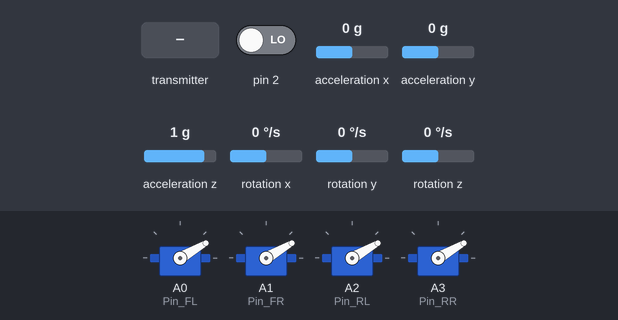
Bench run of a sketch on a simulated Arduino Uno, built with avr-gcc and run on an emulated ATmega328P. On the bench: 4 × servo. Inputs (shaded band) come from the test bench; at power-on: acceleration x 0 g, acceleration y 0 g, acceleration z 1 g, pin 2 LOW, rotation x 0 °/s, rotation y 0 °/s, rotation z 0 °/s. The sensor or clock chip raises its interrupt line as the real part does; no radio packets arrive unless stated.

Above: at 4.8 s.
4.9 s: the transmitter starts sending Joystick.3 = 64
At 5.5 s:
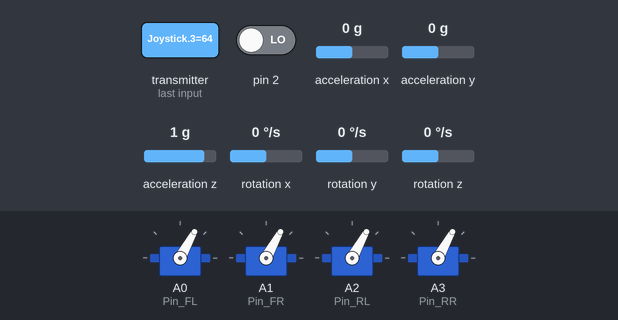
6.4 s: acceleration x set to -1.4 g
At 7.6 s:
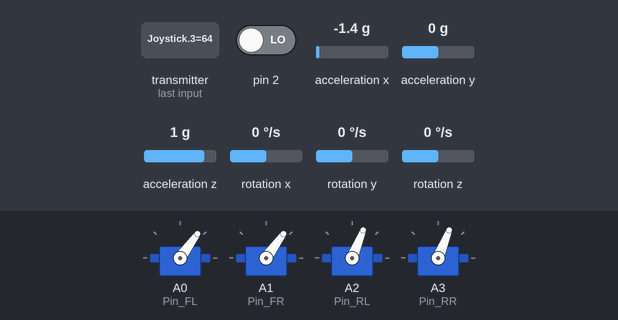
7.9 s: acceleration y set to -1.4 g
At 8.5 s:
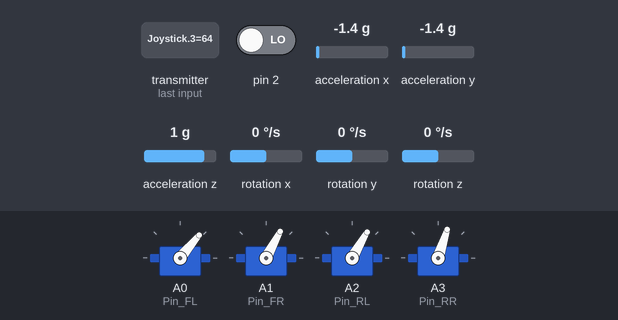
9.4 s: acceleration z set to -1.4 g
At 10.6 s:
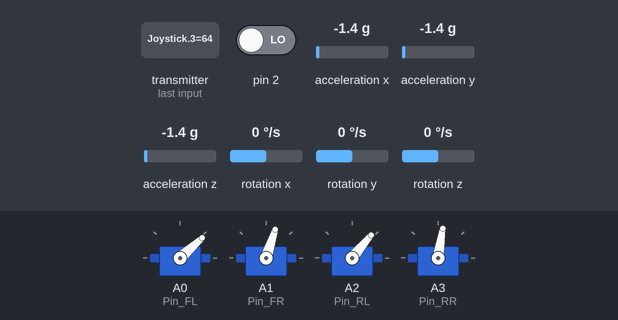
10.9 s: the transmitter starts sending Joystick.3 = 128
At 11.6 s:
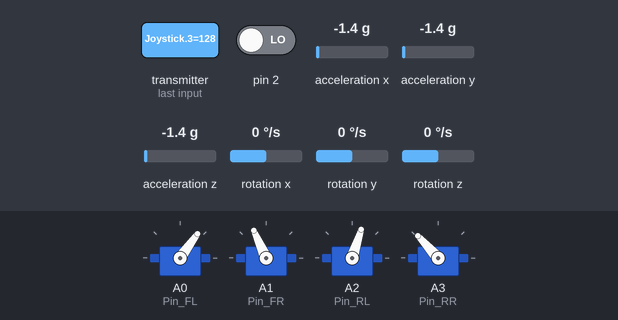
12.4 s: the transmitter starts sending Joystick.3 = 255
At 13.8 s:
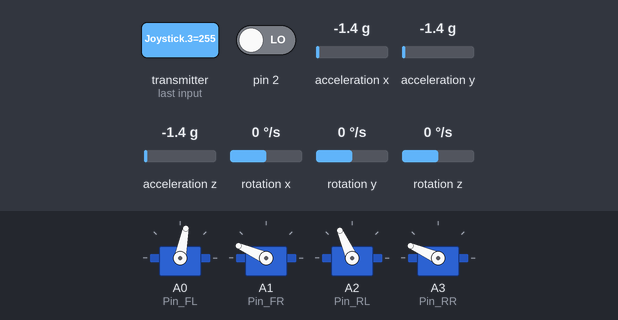
Timing chart, 0 to 14.9 s (numbered marks = the images above; inputs shaded):
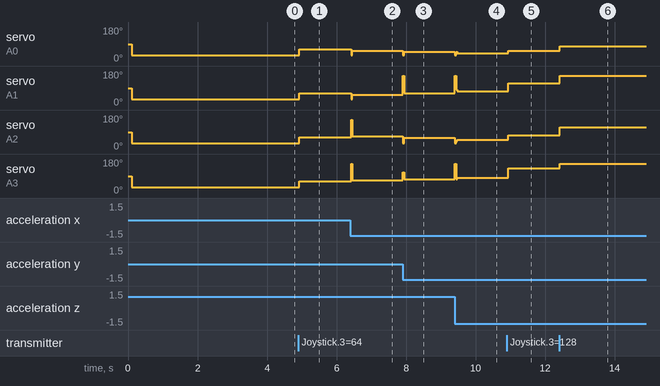

The sketch:

Quadcopter.ino
```cpp
#include <Arduino.h>
#include <SPI.h>
#include <RF24_config.h>
#include <RF24.h>
#include <nRF24L01.h>
#include <PID_v1.h>
#include <Servo.h>

#include <I2Cdev.h>
#if I2CDEV_IMPLEMENTATION == I2CDEV_ARDUINO_WIRE
  #include <Wire.h>
#endif

#include "MPU6050_6Axis_MotionApps20.h"
#include "Propeller.h"

#define PI 3.141592
#define RAD2DEG( Rads ) Rads * ( 180.0 / PI )
#define DEG2RAD( Degs ) ( PI / 180.0 ) * Degs

//#define DEBUG
//#define DEBUG_ANGLES
//#define DEBUG_THROTTLE
//#define DEBUG_JOYSTICKS
//#define ESC_CALIBRATION

#ifdef DEBUG
	#define DEBUG_PRINT(x) Serial.print(x)
	#define DEBUG_PRINTLN(x) Serial.println(x)
#else
	#define DEBUG_PRINT(x)
	#define DEBUG_PRINTLN(x)
#endif

#define Pin_FL A0
#define Pin_FR A1
#define Pin_RL A2
#define Pin_RR A3

#define CE_PIN  9
#define CSN_PIN 10

double Pitch, Yaw, Roll;
double Throttle_Pitch, Throttle_Yaw, Throttle_Roll;
double SetPoint_Pitch = 0.0, SetPoint_Yaw = 0.0, SetPoint_Roll = 0.0;

#define PITCH_P 0.225
#define PITCH_I 0.0
#define PITCH_D 0.1

#define ROLL_P 0.2
#define ROLL_I 0.0
#define ROLL_D 0.06

#define YAW_P 0.25
#define YAW_I 0
#define YAW_D 0

#define PITCH_MAX DEG2RAD( 10.0 )
#define PITCH_MIN DEG2RAD( -10.0 )

#define ROLL_MAX DEG2RAD( 10.0 )
#define ROLL_MIN DEG2RAD( -10.0 )

#define YAW_MAX DEG2RAD( 180.0 )
#define YAW_MIN DEG2RAD( -180.0 )
#define YAW_INFLUENCE 0

PID PID_Pitch( &Pitch, &Throttle_Pitch, &SetPoint_Pitch, PITCH_P, PITCH_I, PITCH_D, REVERSE );
PID PID_Roll( &Roll, &Throttle_Roll, &SetPoint_Roll, ROLL_P, ROLL_I, ROLL_D, REVERSE );
PID PID_Yaw( &Yaw, &Throttle_Yaw, &SetPoint_Yaw, YAW_P, YAW_I, YAW_D, REVERSE );

#define PIDCount 3
PID PIDs[ PIDCount ] = { PID_Pitch, PID_Roll, PID_Yaw };

RF24 Radio( CE_PIN, CSN_PIN );
#define RADIO_PIPE 0xABCDABCD71LL

// [ 1, 2 ] [ 3, 4 ] = Left stick, right stick.
byte Joystick[ 4 ];
float Joystick_Float[ 4 ];

#define CORRECTION_MAX 1.0
#define ESC_MAX 1.0
#define ESC_ARM_DELAY 3000
#define THROTTLE_MIN 0.1

long LastRadioLoss;
#define RadioLossPeriod 500

float tFL, tFR, tRL, tRR;
Propeller FL, FR, RL, RR;

MPU6050 mpu;
bool dmpReady;				// set true if DMP init was successful
uint8_t mpuIntStatus;		// holds actual interrupt status byte from MPU
uint8_t devStatus;			// return status after each device operation (0 = success, !0 = error)
uint16_t packetSize;		// expected DMP packet size (default is 42 bytes)
uint16_t fifoCount;			// count of all bytes currently in FIFO
uint8_t fifoBuffer[ 64 ];	// FIFO storage buffer

Quaternion q;				// [w, x, y, z]         quaternion container
VectorFloat gravity;		// [x, y, z]            gravity vector
float ypr[ 3 ];				// [yaw, pitch, roll]   yaw/pitch/roll container and gravity vector

volatile bool mpuInterrupt = false;     // indicates whether MPU interrupt pin has gone high
void dmpDataReady( )
{
  mpuInterrupt = true;
}

void init_Propellers( void );
void init_Radio( void );
void init_PIDs( void );
void init_MPU( void );
void HandleRadio( void );
void SetGyroValues( void );
void UpdatePIDs( void );

void setup( )
{

#ifdef DEBUG
	Serial.begin( 115200 );
	delay( 2000 );
#endif

	DEBUG_PRINTLN( "Props" );
	init_Propellers( );

	DEBUG_PRINTLN( "Radio" );
	init_Radio( );

	DEBUG_PRINTLN( "PID" );
	init_PIDs( );

	DEBUG_PRINTLN( "Gyro" );
	init_MPU( );

	DEBUG_PRINTLN( "Done" );
}

void loop( )
{
	HandleRadio( );
	SetGyroValues( );
	UpdatePIDs( );
}

void UpdateThrottles( void )
{
	float Throttle = Joystick_Float[ 3 ];

	DEBUG_PRINTLN( Throttle_Pitch );
	DEBUG_PRINTLN( Throttle_Yaw );
	DEBUG_PRINTLN( Throttle_Roll );

	float vCW = ( 1.0 - Throttle_Yaw * YAW_INFLUENCE ) * Throttle;
	float vCCW = ( 1.0 + Throttle_Yaw * YAW_INFLUENCE ) * Throttle;

#ifdef DEBUG_THROTTLE
	DEBUG_PRINT( "CW:\t" );
	DEBUG_PRINTLN( vCW );
	DEBUG_PRINT( "CCW:\t" );
	DEBUG_PRINTLN( vCCW );
#endif

	tFL = ( 1.0 + ( Throttle_Pitch + Throttle_Roll ) ) * vCW;
	tRR = ( 1.0 + ( -Throttle_Pitch - Throttle_Roll ) ) * vCW;

	tFR = ( 1.0 + ( Throttle_Pitch - Throttle_Roll ) ) * vCCW;
	tRL = ( 1.0 + ( -Throttle_Pitch + Throttle_Roll ) ) * vCCW;

	FL.SetThrottle( byte( constrain( tFL, 0.0, 1.0 ) * 255 ) );
	FR.SetThrottle( byte( constrain( tFR, 0.0, 1.0 ) * 255 ) );
	RL.SetThrottle( byte( constrain( tRL, 0.0, 1.0 ) * 255 ) );
	RR.SetThrottle( byte( constrain( tRR, 0.0, 1.0 ) * 255 ) );
#ifdef DEBUG_THROTTLE
	Serial.print( "FL: " );
	Serial.println( byte( constrain( tFL, 0.0, 1.0 ) * 255 ) );
	Serial.print( "FR: " );
	Serial.println( byte( constrain( tFR, 0.0, 1.0 ) * 255 ) );
	Serial.print( "RL: " );
	Serial.println( byte( constrain( tRL, 0.0, 1.0 ) * 255 ) );
	Serial.print( "RR: " );
	Serial.println( byte( constrain( tRR, 0.0, 1.0 ) * 255 ) );
	Serial.println( );
#endif
}

void UpdatePIDs( )
{
	if ( Joystick_Float[ 3 ] <= THROTTLE_MIN )
	{
		FL.SetThrottle( 0 );
		FR.SetThrottle( 0 );
		RL.SetThrottle( 0 );
		RR.SetThrottle( 0 );
		return;
	}
	bool Change = false;
	for ( int Q = 0; Q < PIDCount; Q++ )
		Change = PIDs[ Q ].Compute( ) || Change;

	if ( Change )
		UpdateThrottles( );
}

void HandleRadio( void )
{
	bool Available = Radio.available( );
	if ( !Available && millis( ) - LastRadioLoss >= RadioLossPeriod )
	{
		for ( int Q = 0; Q < 4; Q++ )
			Joystick_Float[ Q ] = 0.0;

#ifdef DEBUG_JOYSTICKS
		Serial.println( "No radio available." );
#endif
		return;
	}

	while ( Available )
	{
		Radio.read( Joystick, sizeof( Joystick ) );
		for ( int Q = 0; Q < 4; Q++ )
			Joystick_Float[ Q ] = float( Joystick[ Q ] / 255.0 );

		Available = Radio.available( );
	}
	LastRadioLoss = millis( );


#ifdef DEBUG_JOYSTICKS
	Serial.print( "X = " );
	Serial.print( Joystick_Float[ 0 ] );
	Serial.print( " Y = " );
	Serial.println( Joystick_Float[ 1 ] );

	Serial.print( "X2 = " );
	Serial.print( Joystick_Float[ 2 ] );
	Serial.print( " Y2 = " );
	Serial.println( Joystick_Float[ 3 ] );
#endif
}

void SetGyroValues( void )
{
	// if programming failed, don't try to do anything
  if ( !dmpReady ) return;

  // wait for MPU interrupt or extra packet(s) available
  while ( !mpuInterrupt && fifoCount < packetSize )
  {
    // other program behavior stuff here
    // .
    // .
    // .
    // if you are really paranoid you can frequently test in between other
    // stuff to see if mpuInterrupt is true, and if so, "break;" from the
    // while() loop to immediately process the MPU data
    // .
    // .
    // .
  }

  // reset interrupt flag and get INT_STATUS byte
  mpuInterrupt = false;
  mpuIntStatus = mpu.getIntStatus( );

  // get current FIFO count
  fifoCount = mpu.getFIFOCount( );
  // check for overflow (this should never happen unless our code is too inefficient)
  if ( ( mpuIntStatus & 0x10 ) || fifoCount == 1024 )
  {
    // reset so we can continue cleanly
    mpu.resetFIFO( );
	  DEBUG_PRINTLN( F( "FIFO overflow!" ) );

    // otherwise, check for DMP data ready interrupt (this should happen frequently)
  }
  else if ( mpuIntStatus & 0x02 )
  {
    // wait for correct available data length, should be a VERY short wait
    while ( fifoCount < packetSize ) fifoCount = mpu.getFIFOCount( );

    // read a packet from FIFO
    mpu.getFIFOBytes( fifoBuffer, packetSize );

    // track FIFO count here in case there is > 1 packet available
    // (this lets us immediately read more without waiting for an interrupt)
    fifoCount -= packetSize;
    mpu.dmpGetQuaternion( &q, fifoBuffer );
    mpu.dmpGetGravity( &gravity, &q );
    mpu.dmpGetYawPitchRoll( ypr, &q, &gravity );
  }

	Yaw = double( ypr[ 0 ] );
	Pitch = double( ypr[ 1 ] );
	Roll = double( ypr[ 2 ] );

#ifdef DEBUG_ANGLES
	Serial.print( "Pitch: Rad: " );
	Serial.print( Pitch );
	Serial.print( ", Deg: " );
	Serial.println( RAD2DEG( Pitch ) );

	Serial.print( "Yaw: Rad: " );
	Serial.print( Yaw );
	Serial.print( ", Deg: " );
	Serial.println( RAD2DEG( Yaw ) );

	Serial.print( "Roll: Rad: " );
	Serial.print( Roll );
	Serial.print( ", Deg: " );
	Serial.println( RAD2DEG( Roll ) );
	Serial.println( );
#endif
}

void init_MPU( void )
{
  dmpReady = false;
  // join I2C bus (I2Cdev library doesn't do this automatically)
  #if I2CDEV_IMPLEMENTATION == I2CDEV_ARDUINO_WIRE
    Wire.begin( );
    TWBR = 24; // 400kHz I2C clock (200kHz if CPU is 8MHz)
  #elif I2CDEV_IMPLEMENTATION == I2CDEV_BUILTIN_FASTWIRE
    Fastwire::setup( 400, true );
  #endif


	DEBUG_PRINTLN( "Passed #if" );
    mpu.initialize( );
	DEBUG_PRINTLN( "Passed mpu initialize" );
    devStatus = mpu.dmpInitialize( );
	DEBUG_PRINTLN( "Passed devstatus" );

    // supply your own gyro offsets here, scaled for min sensitivity
    mpu.setXGyroOffset( 0 );
    mpu.setYGyroOffset( 0 );
    mpu.setZGyroOffset( 0 );
    mpu.setZAccelOffset( 1688 ); // 1688 factory default for my test chip

	DEBUG_PRINTLN( "Passed offsets" );
    // make sure it worked (returns 0 if so)
    if ( devStatus == 0 )
    {
      mpu.setDMPEnabled( true );

      attachInterrupt( 0, dmpDataReady, RISING );
      mpuIntStatus = mpu.getIntStatus( );

      dmpReady = true;
      packetSize = mpu.dmpGetFIFOPacketSize( );
	    DEBUG_PRINTLN( "Passed dev status check" );
    }
}

void init_ESCs( void )
{
#ifdef ESC_CALIBRATION
	FL.InitHigh( );
	FR.InitHigh( );
	RL.InitHigh( );
	RR.InitHigh( );

	delay( 3000 );
#endif
	//delay( 1000 );

	FL.InitLow( );
	FR.InitLow( );
	RL.InitLow( );
	RR.InitLow( );

	delay( ESC_ARM_DELAY );
}

void init_PIDs( void )
{
	for ( int Q = 0; Q < PIDCount; Q++ )
	{
		PIDs[ Q ].SetMode( AUTOMATIC );
		PIDs[ Q ].SetSampleTime( 25 );
		PIDs[ Q ].SetOutputLimits( -255.0, 255.0 );
	}
}

void init_Radio( void )
{
	Radio.begin( );
	//Radio.enableAckPayload( );
	Radio.openReadingPipe( 1, RADIO_PIPE );
	Radio.startListening( );
}

void init_Propellers( void )
{
	FL.Attach( Pin_FL );
	FR.Attach( Pin_FR );
	RL.Attach( Pin_RL );
	RR.Attach( Pin_RR );

	delay( 100 );

	init_ESCs( );
}

void init_Gyro( void )
{
	SetGyroValues( );
}
```

Propeller.cpp
```cpp
#include "Propeller.h"
#define Prop_Min 850
#define Prop_Max 2150

void Propeller::Attach( byte Pin )
{
	this->Srv.attach( Pin );
}

void Propeller::SetThrottle( byte Amount )
{
	int Speed = map( Amount, 0, 255, Prop_Min, Prop_Max );
	this->Srv.writeMicroseconds( Speed );
}

void Propeller::InitHigh( void )
{
	this->SetThrottle( 255 );
}

void Propeller::InitLow( void )
{
	this->SetThrottle( 0 );
}

Propeller::~Propeller( )
{
  this->Srv.detach( );
}
```

Propeller.h
```cpp
#pragma once
#ifndef __PROPELLER_H__
#define __PROPELLER_H__
#include <Servo.h>
#include "Arduino.h"

class Propeller
{
public:
	~Propeller( );
	void SetThrottle( byte Amount );
	void Attach( byte Pin );
	void InitHigh( void );
	void InitLow( void );

private:
	Servo Srv;
};

#endif
```

Measured:
- after the input at 4.9 s, servo on A0 (Pin_FL), servo on A1 (Pin_FR), servo on A2 (Pin_RL), servo on A3 (Pin_RR): 30° → 61° at once
- after the input at 6.4 s, servo on A0 (Pin_FL), servo on A1 (Pin_FR): 61° → 54° at once; servo on A2 (Pin_RL), servo on A3 (Pin_RR): 61° → 68° at once
- after the input at 7.9 s, servo on A0 (Pin_FL): 54° → 50° at once; servo on A1 (Pin_FR): 54° → 62° at once; servo on A2 (Pin_RL): 68° → 60° at once; servo on A3 (Pin_RR): 68° → 72° at once
- after the input at 9.4 s, servo on A0 (Pin_FL): 50° → 42° at once; servo on A1 (Pin_FR): 62° → 72° at once; servo on A2 (Pin_RL): 60° → 50° at once; servo on A3 (Pin_RR): 72° → 81° at once
- after the input at 10.9 s, servo on A0 (Pin_FL): 42° → 54° at once; servo on A1 (Pin_FR): 72° → 114° at once; servo on A2 (Pin_RL): 50° → 72° at once; servo on A3 (Pin_RR): 81° → 132° at once
- after the input at 12.4 s, servo on A0 (Pin_FL): 54° → 79° at once; servo on A1 (Pin_FR): 114° → 156° at once; servo on A2 (Pin_RL): 72° → 114° at once; servo on A3 (Pin_RR): 132° → 156° at once
